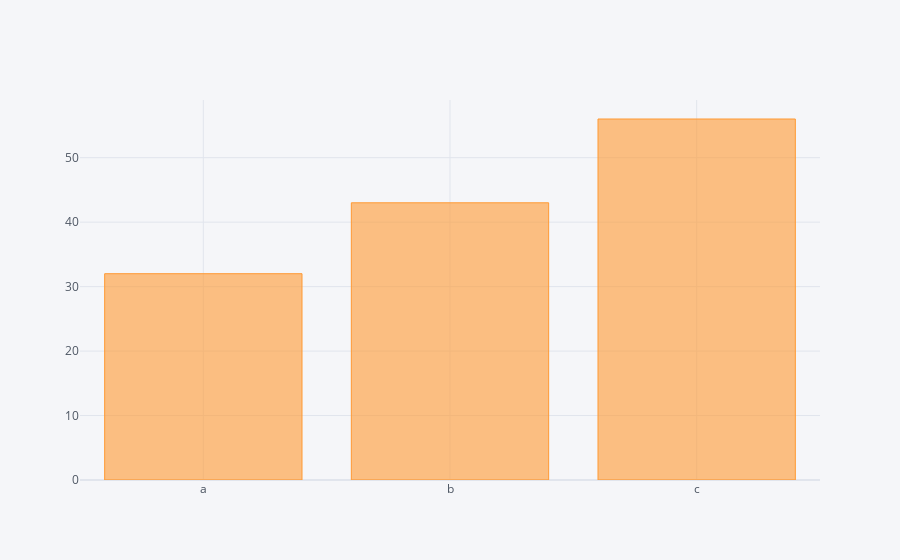

Notebook code cell kept with this figure:
### Code cell
df2.iplot(kind='bar',x='Category',y='values')

### Figure 1 — Plotly figure (JSON) as saved in the notebook; plotly's stock layout.template omitted (floating-point values rounded to 4 significant figures)
{"data": [{"marker": {"color": "rgba(255, 153, 51, 0.6)", "line": {"color": "rgba(255, 153, 51, 1.0)", "width": 1}}, "name": "values", "orientation": "v", "text": "", "type": "bar", "x": ["a", "b", "c"], "y": [32, 43, 56]}], "layout": {"legend": {"bgcolor": "#F5F6F9", "font": {"color": "#4D5663"}}, "paper_bgcolor": "#F5F6F9", "plot_bgcolor": "#F5F6F9", "title": {"font": {"color": "#4D5663"}}, "xaxis": {"gridcolor": "#E1E5ED", "showgrid": true, "tickfont": {"color": "#4D5663"}, "title": {"font": {"color": "#4D5663"}, "text": ""}, "zerolinecolor": "#E1E5ED"}, "yaxis": {"gridcolor": "#E1E5ED", "showgrid": true, "tickfont": {"color": "#4D5663"}, "title": {"font": {"color": "#4D5663"}, "text": ""}, "zerolinecolor": "#E1E5ED"}}}
